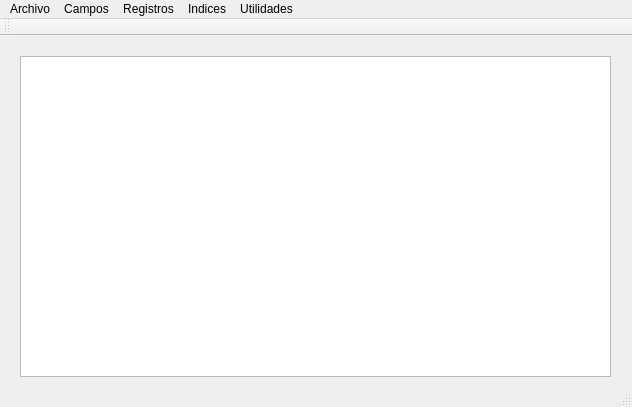
<?xml version="1.0" encoding="UTF-8"?>
<ui version="4.0">
 <class>MainWindow</class>
 <widget class="QMainWindow" name="MainWindow">
  <property name="geometry">
   <rect>
    <x>0</x>
    <y>0</y>
    <width>632</width>
    <height>407</height>
   </rect>
  </property>
  <property name="windowTitle">
   <string>DataBase</string>
  </property>
  <widget class="QWidget" name="centralWidget">
   <widget class="QTableView" name="MWTable">
    <property name="geometry">
     <rect>
      <x>20</x>
      <y>20</y>
      <width>591</width>
      <height>321</height>
     </rect>
    </property>
   </widget>
  </widget>
  <widget class="QMenuBar" name="menuBar">
   <property name="geometry">
    <rect>
     <x>0</x>
     <y>0</y>
     <width>632</width>
     <height>20</height>
    </rect>
   </property>
   <widget class="QMenu" name="menuArchivo">
    <property name="title">
     <string>Archivo</string>
    </property>
    <addaction name="NewFile"/>
    <addaction name="separator"/>
    <addaction name="OpenFile"/>
    <addaction name="SaveFile"/>
    <addaction name="separator"/>
    <addaction name="PrintFile"/>
    <addaction name="separator"/>
    <addaction name="CloseFile"/>
    <addaction name="Exit"/>
   </widget>
   <widget class="QMenu" name="menuCampos">
    <property name="title">
     <string>Campos</string>
    </property>
    <addaction name="createField"/>
    <addaction name="separator"/>
    <addaction name="modifyField"/>
    <addaction name="separator"/>
    <addaction name="listField"/>
   </widget>
   <widget class="QMenu" name="menuRegistros">
    <property name="title">
     <string>Registros</string>
    </property>
    <addaction name="insertRecord"/>
    <addaction name="searchRecord"/>
    <addaction name="deleteRecord"/>
    <addaction name="listRecord"/>
    <addaction name="separator"/>
    <addaction name="crossTables"/>
   </widget>
   <widget class="QMenu" name="menuIndices">
    <property name="title">
     <string>Indices</string>
    </property>
    <addaction name="doSimpleIndexes"/>
    <addaction name="separator"/>
    <addaction name="doBTree"/>
    <addaction name="separator"/>
    <addaction name="reindex"/>
   </widget>
   <widget class="QMenu" name="menuUtilidades">
    <property name="title">
     <string>Utilidades</string>
    </property>
    <addaction name="exportXML"/>
    <addaction name="importXML"/>
    <addaction name="separator"/>
    <addaction name="exportJSon"/>
    <addaction name="importJSon"/>
   </widget>
   <addaction name="menuArchivo"/>
   <addaction name="menuCampos"/>
   <addaction name="menuRegistros"/>
   <addaction name="menuIndices"/>
   <addaction name="menuUtilidades"/>
  </widget>
  <widget class="QToolBar" name="mainToolBar">
   <attribute name="toolBarArea">
    <enum>TopToolBarArea</enum>
   </attribute>
   <attribute name="toolBarBreak">
    <bool>false</bool>
   </attribute>
  </widget>
  <widget class="QStatusBar" name="statusBar">
   <property name="enabled">
    <bool>true</bool>
   </property>
  </widget>
  <action name="NewFile">
   <property name="text">
    <string>Nuevo</string>
   </property>
  </action>
  <action name="OpenFile">
   <property name="text">
    <string>Abrir</string>
   </property>
  </action>
  <action name="SaveFile">
   <property name="text">
    <string>Salvar</string>
   </property>
  </action>
  <action name="PrintFile">
   <property name="text">
    <string>Imprimir</string>
   </property>
  </action>
  <action name="CloseFile">
   <property name="text">
    <string>Cerrar</string>
   </property>
  </action>
  <action name="Exit">
   <property name="text">
    <string>Salir</string>
   </property>
  </action>
  <action name="createField">
   <property name="text">
    <string>Crear</string>
   </property>
  </action>
  <action name="modifyField">
   <property name="text">
    <string>Modificar</string>
   </property>
  </action>
  <action name="listField">
   <property name="text">
    <string>Listar</string>
   </property>
  </action>
  <action name="insertRecord">
   <property name="text">
    <string>Insertar</string>
   </property>
  </action>
  <action name="searchRecord">
   <property name="text">
    <string>Buscar</string>
   </property>
  </action>
  <action name="deleteRecord">
   <property name="text">
    <string>Eliminar</string>
   </property>
  </action>
  <action name="listRecord">
   <property name="text">
    <string>Listar</string>
   </property>
  </action>
  <action name="crossTables">
   <property name="text">
    <string>Cruzar Tablas</string>
   </property>
  </action>
  <action name="doSimpleIndexes">
   <property name="text">
    <string>Crear Indices Simples</string>
   </property>
  </action>
  <action name="doBTree">
   <property name="text">
    <string>Crear Indices Arbol B</string>
   </property>
  </action>
  <action name="reindex">
   <property name="text">
    <string>Reindexar</string>
   </property>
  </action>
  <action name="exportXML">
   <property name="text">
    <string>Exportar XML</string>
   </property>
  </action>
  <action name="importXML">
   <property name="text">
    <string>Importar XML</string>
   </property>
  </action>
  <action name="exportJSon">
   <property name="text">
    <string>Exportar JSon</string>
   </property>
  </action>
  <action name="importJSon">
   <property name="text">
    <string>Importar JSon</string>
   </property>
  </action>
 </widget>
 <layoutdefault spacing="6" margin="11"/>
 <resources/>
 <connections/>
</ui>
